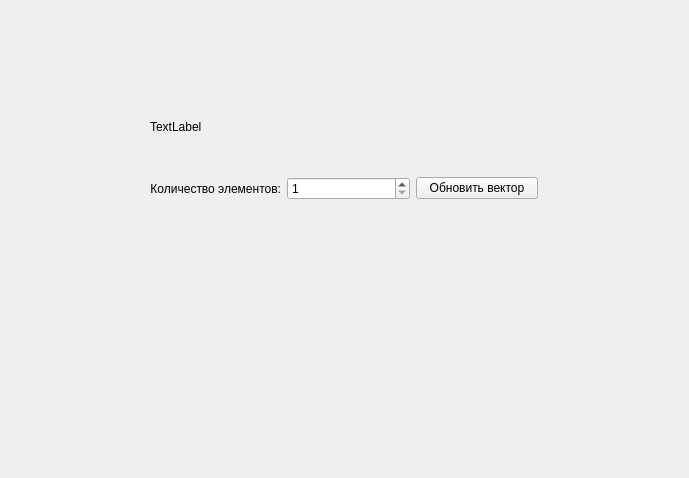
<?xml version="1.0" encoding="UTF-8"?>
<ui version="4.0">
 <class>Widget</class>
 <widget class="QWidget" name="Widget">
  <property name="geometry">
   <rect>
    <x>0</x>
    <y>0</y>
    <width>689</width>
    <height>478</height>
   </rect>
  </property>
  <property name="windowTitle">
   <string>Widget</string>
  </property>
  <widget class="QWidget" name="gridLayoutWidget">
   <property name="geometry">
    <rect>
     <x>150</x>
     <y>120</y>
     <width>388</width>
     <height>80</height>
    </rect>
   </property>
   <layout class="QGridLayout" name="gridLayout">
    <item row="1" column="1">
     <widget class="QSpinBox" name="amountOfElementsSpinBox">
      <property name="minimum">
       <number>1</number>
      </property>
      <property name="maximum">
       <number>560</number>
      </property>
     </widget>
    </item>
    <item row="1" column="2">
     <widget class="QPushButton" name="reloadVectorButton">
      <property name="text">
       <string>Обновить вектор</string>
      </property>
     </widget>
    </item>
    <item row="1" column="0">
     <widget class="QLabel" name="label_2">
      <property name="text">
       <string>Количество элементов:</string>
      </property>
      <property name="alignment">
       <set>Qt::AlignRight|Qt::AlignTrailing|Qt::AlignVCenter</set>
      </property>
     </widget>
    </item>
    <item row="0" column="0" colspan="3">
     <widget class="QLabel" name="label">
      <property name="text">
       <string>TextLabel</string>
      </property>
      <property name="alignment">
       <set>Qt::AlignLeading|Qt::AlignLeft|Qt::AlignTop</set>
      </property>
     </widget>
    </item>
   </layout>
  </widget>
 </widget>
 <resources/>
 <connections/>
</ui>
